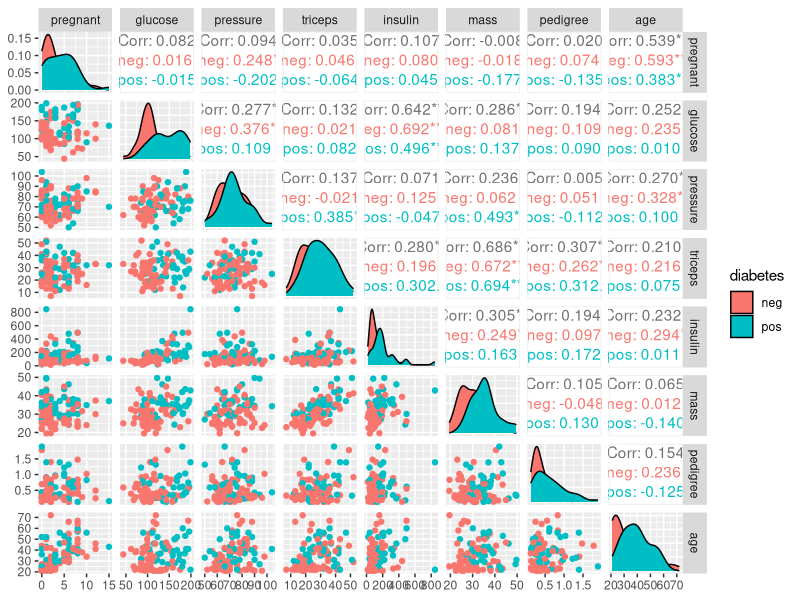
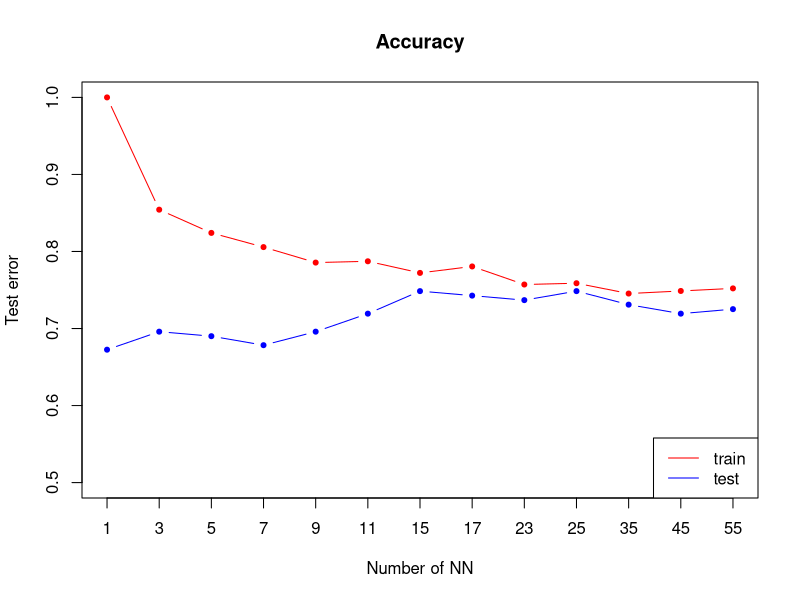
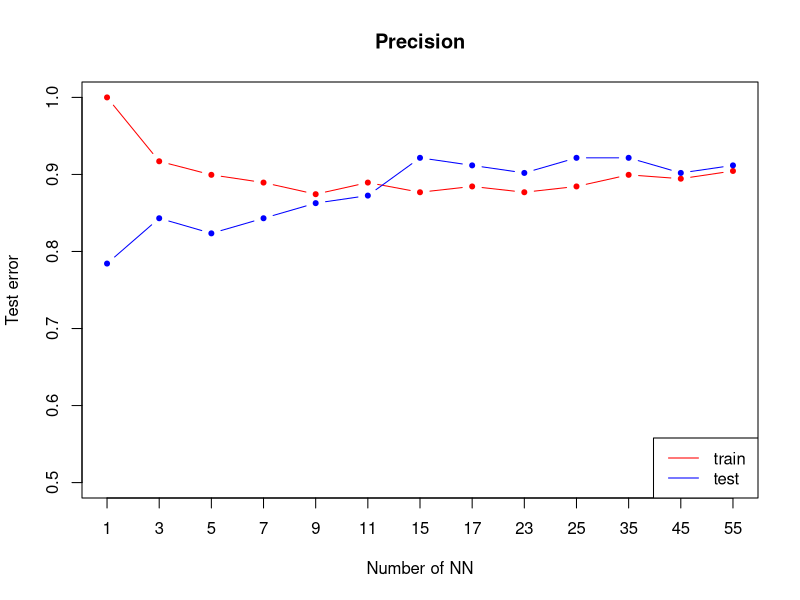
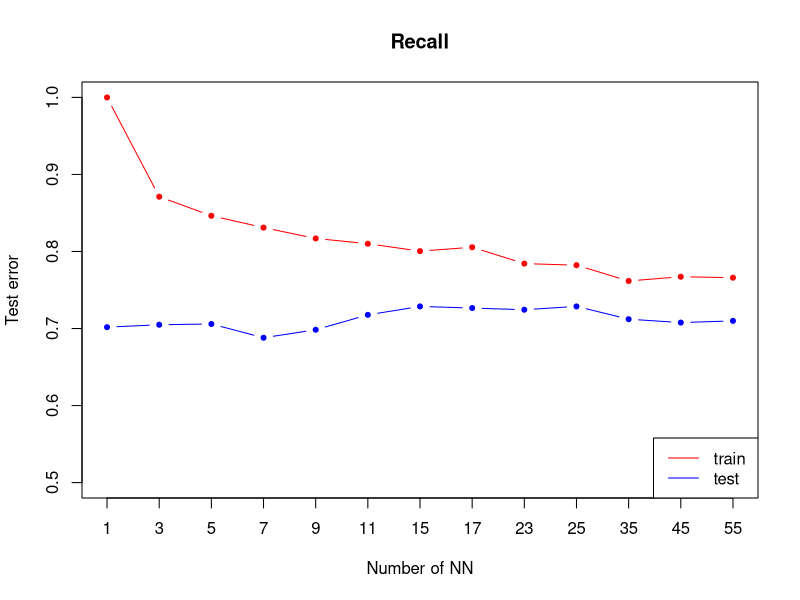
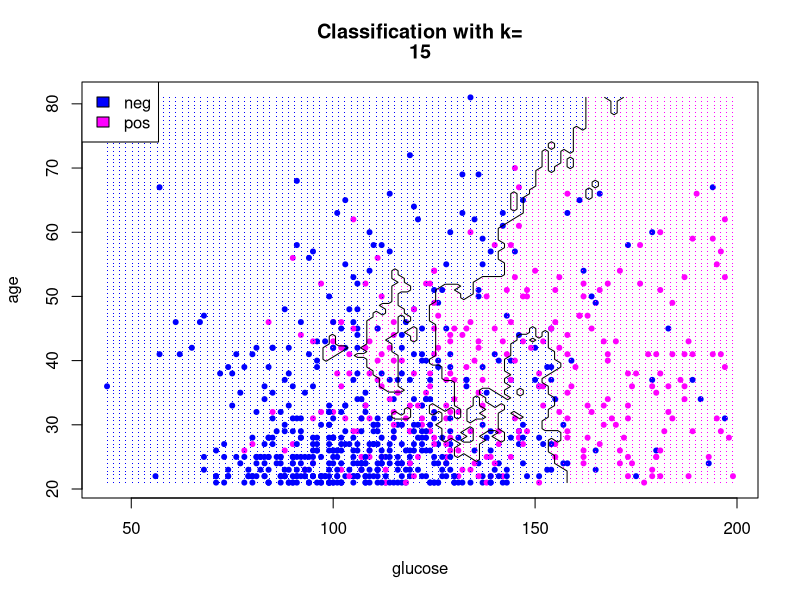
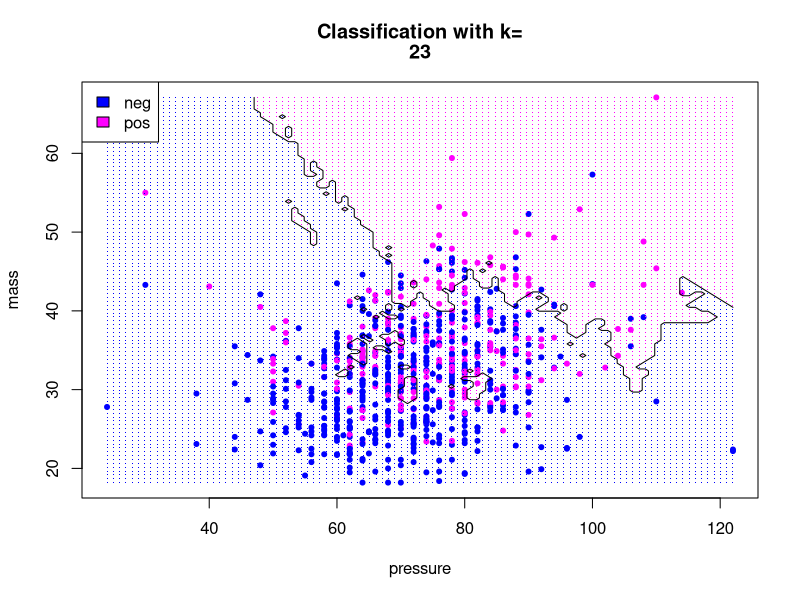
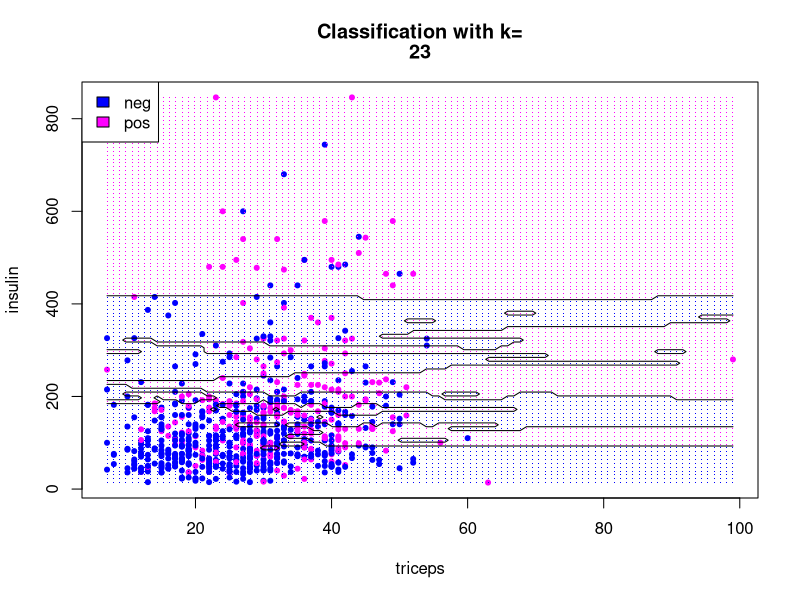
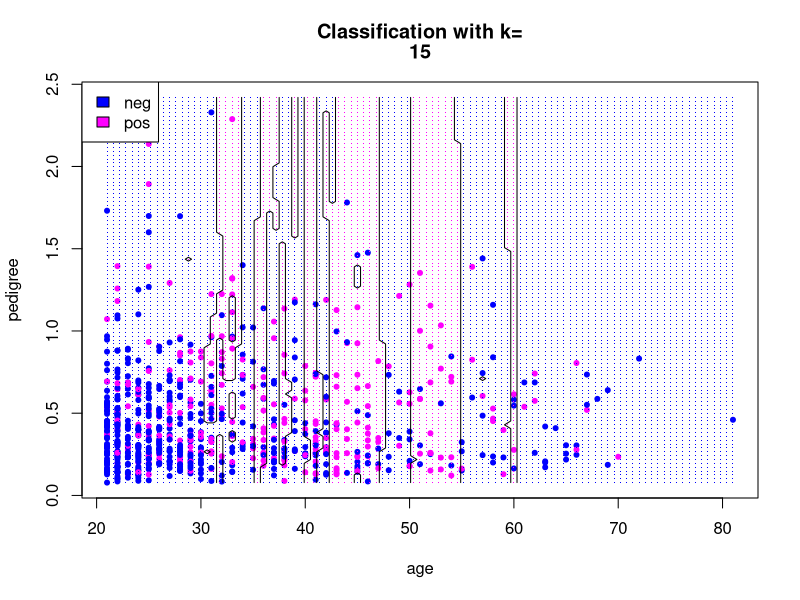

Generate these figures, in order, with R:
## ---- chunk 1
library("mlbench")
library("caTools")
library("class")
library(mice)
library(grid)
library("rpart")
library(GGally)
utils::data("PimaIndiansDiabetes2")
data <- PimaIndiansDiabetes2
## ---- chunk 2
set.seed(101) 
init = mice(data, maxit=0) 
data <- complete(mice(data, method=init$method, predictorMatrix=init$predictorMatrix, m=5))
## ---- chunk 3
p <- ggpairs(data[sample(1:nrow(data),100),], columns = 1:8, ggplot2::aes(colour=diabetes), lower = list(continuous=wrap("points")), progress=FALSE,legend=1)
p
## ---- chunk 4
sample <- sample.split(data, SplitRatio = 0.8)
train <- subset(data, sample == TRUE)
test  <- subset(data, sample == FALSE)
trainDf <- train[, -9]
testDf <- test[,-9]
## ---- chunk 5
#NA2mean <- function(x) replace(x, is.na(x), mean(x, na.rm = TRUE))
#trainDf <- replace(trainDf, TRUE, lapply(trainDf, NA2mean))
#testDf <- replace(testDf, TRUE, lapply(testDf, NA2mean))
#pred.classes <- knn(trainDf, testDf, train$diabetes, k=5)
#testDf <- cbind(testDf,pred.classes)
## ---- chunk 6
ks <- c(1,3,5,7,9,11,15,17,23,25,35,45,55)# nearest neighbours to try
nks <- length(ks)
accuracy.train <- numeric(length=nks)
accuracy.test <- numeric(length=nks)
precision.train <- numeric(length=nks)
precision.test <- numeric(length=nks)
recall.train <- numeric(length=nks)
recall.test <- numeric(length=nks)
## ---- chunk 7
for (i in seq(along=ks)) {
mod.train <- knn(trainDf,trainDf,k=ks[i],cl=train$diabetes)
confussionMatrixTrain = table(mod.train, train$diabetes)
accuracy.train[i] = sum(mod.train == train$diabetes)/length(train$diabetes)
precision.train[i] = confussionMatrixTrain[1,1]/sum(confussionMatrixTrain[,1])
recall.train[i] = confussionMatrixTrain[1,1]/sum(confussionMatrixTrain[1,])
mod.test <- knn(trainDf, testDf[,-9],k= ks[i],cl= train$diabetes)
confussionMatrixTest = table(mod.test, test$diabetes)
accuracy.test[i] = sum(mod.test == test$diabetes)/length(test$diabetes)
precision.test[i] = confussionMatrixTest[1,1]/sum(confussionMatrixTest[,1])
recall.test[i] = confussionMatrixTest[1,1]/sum(confussionMatrixTest[1,])
}
## ---- chunk 8
plot(accuracy.train,xlab="Number of NN",ylab="Test error",type="n",xaxt="n", ylim=c(0.5, 1),  main="Accuracy")
axis(1, 1:length(ks), as.character(ks))
lines(accuracy.train,type="b",col='red',pch=20)
lines(accuracy.test,type="b",col='blue',pch=20)
legend("bottomright",lty=1,col=c("red","blue"),legend = c("train ", "test "))
## ---- chunk 9
plot(precision.train,xlab="Number of NN",ylab="Test error",type="n",xaxt="n", ylim=c(0.5, 1),  main="Precision")
axis(1, 1:length(ks), as.character(ks))
lines(precision.train,type="b",col='red',pch=20)
lines(precision.test,type="b",col='blue',pch=20)
legend("bottomright",lty=1,col=c("red","blue"),legend = c("train ", "test "))
## ---- chunk 10
plot(recall.train,xlab="Number of NN",ylab="Test error",type="n",xaxt="n", ylim=c(0.5, 1),  main="Recall")
axis(1, 1:length(ks), as.character(ks))
lines(recall.train,type="b",col='red',pch=20)
lines(recall.test,type="b",col='blue',pch=20)
legend("bottomright",lty=1,col=c("red","blue"),legend = c("train ", "test "))
## ---- chunk 11
col1<-c('blue', 'magenta')
plot.knn <- function(k, indexA, indexB) {
  grid.A <- seq(min(data[,indexA]), max(data[,indexA]), (max(data[,indexA]) - min(data[,indexA])) / 100)
  grid.B <- seq(min(data[,indexB]), max(data[,indexB]), (max(data[,indexB]) - min(data[,indexB])) / 100)
  grid <- expand.grid(grid.A,grid.B)
  colnames(grid) <- colnames(trainDf[, c(indexA, indexB)])
  predicted.classes <- knn(trainDf[, c(indexA, indexB)], grid, train$diabetes, k=k)
  plot(data[, indexA], data[ ,indexB], pch=20, col=col1[as.numeric(data$diabetes)], xlab=colnames(data)[indexA], ylab=colnames(data)[indexB])
  points(grid[, 1], grid[,2], pch='.', col=col1[as.numeric(predicted.classes)])  # draw grid
  legend("topleft", legend=levels(data$diabetes),fill =col1)
  title(c("Classification with k=", k))
  predicted.matrix <- matrix(as.numeric(predicted.classes), length(grid.A), length(grid.B))
  contour(grid.A, grid.B, predicted.matrix, levels=c(1.5), drawlabels=FALSE,add=TRUE)
}
## ---- chunk 12
plot.knn(15, 2, 8)
## ---- chunk 13
plot.knn(23, 3, 6)
## ---- chunk 14
plot.knn(23, 4, 5)
## ---- chunk 15
plot.knn(15, 8, 7)
## ---- chunk 16
res.pca <- prcomp(data[,1:8], scale = TRUE)
plot.knn.pca <- function(k) {
  pca.values <- prcomp(trainDf)$x
  grid.PC1 <- seq(min(pca.values[,1]), max(pca.values[,1]), 5)
  grid.PC2 <- seq(min(pca.values[,2]), max(pca.values[,2]), 1)
  grid <- expand.grid(grid.PC1,grid.PC2)
  colnames(grid) <- c('PC1','PC2')
  predicted.classes <- knn(pca.values[,c(1,2)], grid, train$diabetes, k=k)
  plot(pca.values[,1], pca.values[,2], pch=20, col=col1[as.numeric(train$diabetes)], xlab='PC1', ylab='PC2')
  points(grid$PC1, grid$PC2, pch='.', col=col1[as.numeric(predicted.classes)])  # draw grid
  legend("topleft", legend=levels(data$diabetes),fill =col1)
  title(c("PCA Classification with k=", k))
  
  predicted.matrix <- matrix(as.numeric(predicted.classes), length(grid.PC1), length(grid.PC2))
  contour(grid.PC1, grid.PC2, predicted.matrix, levels=c(1.5), drawlabels=FALSE,add=TRUE)
}
## ---- chunk 17
plot.knn.pca(1)
## ---- chunk 18
plot.knn.pca(7)
## ---- chunk 19
plot.knn.pca(15)
## ---- chunk 20
plot.knn.pca(23)
## ---- chunk 21
plot.knn.pca(50)
## ---- chunk 22
plot.knn.pca(100)
## ---- chunk 23
glm <- glm(diabetes~.,family=binomial(logit),data=train)
summary(glm)
## ---- chunk 24
glm2 <- glm(diabetes~pregnant + glucose + mass + pedigree,family=binomial(logit),data=train)
summary(glm2)
## ---- chunk 25
    predicted.classes.train <- predict(glm2, trainDf, type = "response")
    predicted.classes.train <- sapply(predicted.classes.train, function(x) round(x) + 1)
    confussionMatrixTrain = table(predicted.classes.train, train$diabetes)
    logr.accuracy.train <- (confussionMatrixTrain[1,1] + confussionMatrixTrain[2,2]) / length(predicted.classes.train)
    logr.precision.train <- confussionMatrixTrain[1,1]/sum(confussionMatrixTrain[,1])
    logr.recall.train <- confussionMatrixTrain[1,1]/sum(confussionMatrixTrain[1,])
    
    predicted.classes.test <- predict(glm2, testDf, type = "response")
    predicted.classes.test <- sapply(predicted.classes.test, function(x) round(x) + 1)
    
    confussionMatrixTest <- table(predicted.classes.test, test$diabetes)
    logr.accuracy.test <- (confussionMatrixTest[1,1] + confussionMatrixTest[2,2]) / length(predicted.classes.test)
    logr.precision.test <- confussionMatrixTest[1,1]/sum(confussionMatrixTest[,1])
    logr.recall.test <- confussionMatrixTest[1,1]/sum(confussionMatrixTest[1,])
## ---- chunk 26
plot.logRegression.boundaries <- function(indexA, indexB) {
  grid.A <- seq(min(data[,indexA]), max(data[,indexA]), (max(data[,indexA]) - min(data[,indexA])) / 100)
  grid.B <- seq(min(data[,indexB]), max(data[,indexB]), (max(data[,indexB]) - min(data[,indexB])) / 100)
  grid <- expand.grid(grid.A,grid.B)
  colnames(grid) <- colnames(trainDf[, c(indexA, indexB)])
  
  glm2 <- glm(diabetes~.,family=binomial(logit),data = train[, c(indexA, indexB, 9)])
  predicted.classes <- predict(glm2, grid, type = "response")
  predicted.classes <- lapply(predicted.classes, function(x) round(x) + 1)
  
  plot(data[, indexA], data[ ,indexB], pch=20, col=col1[as.numeric(data$diabetes)], xlab=colnames(data)[indexA], ylab=colnames(data)[indexB])
  
  points(grid[, 1], grid[,2], pch='.', col=col1[as.numeric(predicted.classes)])  # draw grid
  legend("topleft", legend=levels(data$diabetes),fill =col1)
  title(c("Classification with logistic regression"))
  predicted.matrix <- matrix(as.numeric(predicted.classes), length(grid.A), length(grid.B))
  contour(grid.A, grid.B, predicted.matrix, levels=c(1.5), drawlabels=FALSE,add=TRUE)
}
## ---- chunk 27
plot.logRegression.boundaries(2, 8)
## ---- chunk 28
plot.logRegression.boundaries(3, 6)
## ---- chunk 29
plot.logRegression.boundaries(4, 5)
## ---- chunk 30
plot.logRegression.boundaries(8, 7)
## ---- chunk 31
plot.logRegression.pca <- function() {
  pca.values <- prcomp(trainDf)$x
  pca.df <- as.data.frame.matrix(pca.values[,c(1,2)])
  pca.df$diabetes <- train$diabetes
  
  grid.PC1 <- seq(min(pca.values[,1]), max(pca.values[,1]), 5)
  grid.PC2 <- seq(min(pca.values[,2]), max(pca.values[,2]), 1)
  grid <- expand.grid(grid.PC1,grid.PC2)
  colnames(grid) <- c('PC1','PC2')
    
  glm2 <- glm(diabetes~.,family=binomial(logit),data=pca.df)
  predicted.classes <- predict(glm2, grid, type = "response")
  predicted.classes <- lapply(predicted.classes, function(x) round(x) + 1)
  plot(pca.values[,1], pca.values[,2], pch=20, col=col1[as.numeric(train$diabetes)], xlab='PC1', ylab='PC2')
  points(grid$PC1, grid$PC2, pch='.', col=col1[as.numeric(predicted.classes)])  # draw grid
  legend("topleft", legend=levels(data$diabetes),fill =col1)
  title(c("PCA Classification of logistic regression"))
  
  predicted.matrix <- matrix(as.numeric(predicted.classes), length(grid.PC1), length(grid.PC2))
  contour(grid.PC1, grid.PC2, predicted.matrix, levels=c(1.5), drawlabels=FALSE,add=TRUE)
}
plot.logRegression.pca()
## ---- chunk 32
possible_bucket_sizes <- seq(1, 300, 10)
nks <- length(possible_bucket_sizes)
accuracy.train <- numeric(length=nks)
accuracy.test <- numeric(length=nks)
precision.train <- numeric(length=nks)
precision.test <- numeric(length=nks)
recall.train <- numeric(length=nks)
recall.test <- numeric(length=nks)
for(i in seq(1:length(possible_bucket_sizes))){
  cart_model <- rpart(diabetes ~., data = train, method = "class",control = rpart.control(minbucket = possible_bucket_sizes[i]))
  predicted.classes.test <- predict(cart_model, testDf, type = "class")
  predicted.classes.train <- predict(cart_model, trainDf, type = "class")
    confussionMatrixTrain = table(predicted.classes.train, train$diabetes)
    accuracy.train[i] <- mean(predicted.classes.train == train$diabetes)
    precision.train[i] = confussionMatrixTrain[1,1]/sum(confussionMatrixTrain[,1])
    recall.train[i] = confussionMatrixTrain[1,1]/sum(confussionMatrixTrain[1,])
    confussionMatrixTest = table(predicted.classes.test, test$diabetes)
    accuracy.test[i] <- mean(predicted.classes.test == test$diabetes)
    precision.test[i] = confussionMatrixTest[1,1]/sum(confussionMatrixTest[,1])
    recall.test[i] = confussionMatrixTest[1,1]/sum(confussionMatrixTest[1,])
}
## ---- chunk 33
plot(accuracy.train,xlab="Number of items in leafs",ylab="Test error",type="n",xaxt="n", ylim=c(0.5, 1),  main="Accuracy",)
axis(1, 1:length(ks), as.character(ks))
lines(accuracy.train,type="b",col='red',pch=20)
lines(accuracy.test,type="b",col='blue',pch=20)
legend("bottomright",lty=1,col=c("red","blue"),legend = c("train ", "test "))
## ---- chunk 34
plot(precision.train,xlab="Number of items in leafs",ylab="Test error",type="n",xaxt="n", ylim=c(0.5, 1),  main="Precision",)
axis(1, 1:length(ks), as.character(ks))
lines(precision.train,type="b",col='red',pch=20)
lines(precision.test,type="b",col='blue',pch=20)
legend("bottomright",lty=1,col=c("red","blue"),legend = c("train ", "test "))
## ---- chunk 35
plot(recall.train,xlab="Number of items in leafs",ylab="Test error",type="n",xaxt="n", ylim=c(0.5, 1),  main="Recall",)
axis(1, 1:length(ks), as.character(ks))
lines(recall.train,type="b",col='red',pch=20)
lines(recall.test,type="b",col='blue',pch=20)
legend("bottomright",lty=1,col=c("red","blue"),legend = c("train ", "test "))
## ---- chunk 36
plot.treeBoundaries <- function(mb, indexA, indexB) {
  grid.A <- seq(min(data[,indexA]), max(data[,indexA]), (max(data[,indexA]) - min(data[,indexA])) / 100)
  grid.B <- seq(min(data[,indexB]), max(data[,indexB]), (max(data[,indexB]) - min(data[,indexB])) / 100)
  grid <- expand.grid(grid.A,grid.B)
  colnames(grid) <- colnames(trainDf[, c(indexA, indexB)])
  
  cart_model <- rpart(diabetes ~ . , data = train[, c(indexA, indexB, 9)], method = "class",control = rpart.control(minbucket = mb))
  predicted.classes <- predict(cart_model, grid, type = "class")
  
  plot(data[, indexA], data[ ,indexB], pch=20, col=col1[as.numeric(data$diabetes)], xlab=colnames(data)[indexA], ylab=colnames(data)[indexB])
  
  points(grid[, 1], grid[,2], pch='.', col=col1[as.numeric(predicted.classes)])  # draw grid
  legend("topleft", legend=levels(data$diabetes),fill =col1)
  title(c("Classification with minibucket size=", mb))
  predicted.matrix <- matrix(as.numeric(predicted.classes), length(grid.A), length(grid.B))
  contour(grid.A, grid.B, predicted.matrix, levels=c(1.5), drawlabels=FALSE,add=TRUE)
}
## ---- chunk 37
plot.treeBoundaries(23, 2, 8)
## ---- chunk 38
plot.treeBoundaries(23,3, 6)
## ---- chunk 39
plot.treeBoundaries(23,4, 5)
## ---- chunk 40
plot.treeBoundaries(23, 8, 7)
## ---- chunk 41
plot.treeBoundaries.pca <- function(mb) {
  pca.values <- prcomp(trainDf)$x
  pca.df <- as.data.frame.matrix(pca.values[,c(1,2)])
  pca.df$diabetes <- train$diabetes
  
  grid.PC1 <- seq(min(pca.values[,1]), max(pca.values[,1]), 5)
  grid.PC2 <- seq(min(pca.values[,2]), max(pca.values[,2]), 1)
  grid <- expand.grid(grid.PC1,grid.PC2)
  colnames(grid) <- c('PC1','PC2')
    
  cart_model <- rpart(diabetes ~., data = pca.df, method = "class",control = rpart.control(minbucket = mb))
  predicted.classes <- predict(cart_model, grid, type = "class")
  plot(pca.values[,1], pca.values[,2], pch=20, col=col1[as.numeric(train$diabetes)], xlab='PC1', ylab='PC2')
  points(grid$PC1, grid$PC2, pch='.', col=col1[as.numeric(predicted.classes)])  # draw grid
  legend("topleft", legend=levels(data$diabetes),fill =col1)
  title(c("PCA Classification with mini bucket size =", mb))
  
  predicted.matrix <- matrix(as.numeric(predicted.classes), length(grid.PC1), length(grid.PC2))
  contour(grid.PC1, grid.PC2, predicted.matrix, levels=c(1.5), drawlabels=FALSE,add=TRUE)
}
## ---- chunk 42
plot.treeBoundaries.pca(1)
## ---- chunk 43
plot.treeBoundaries.pca(7)
## ---- chunk 44
plot.treeBoundaries.pca(15)
## ---- chunk 45
plot.treeBoundaries.pca(23)
## ---- chunk 46
plot.treeBoundaries.pca(35)
## ---- chunk 47
plot.treeBoundaries.pca(50)
## ---- chunk 48
ml<-lm(as.numeric(diabetes)~pregnant+glucose+pressure+triceps+insulin+mass+pedigree+age, data=train)
summary(ml)
## ---- chunk 49
ml2<-lm(as.numeric(diabetes)~pregnant+glucose+ mass+pedigree, data=train)
summary(ml2)
## ---- chunk 50
    predicted.classes.train <- predict(ml2, trainDf, type = "response")
    predicted.classes.train <- sapply(predicted.classes.train, function(x) round(x))
    confussionMatrixTrain = table(predicted.classes.train, train$diabetes)
    linreg.accuracy.train <- (confussionMatrixTrain[1,1] + confussionMatrixTrain[2,2]) / length(predicted.classes.train)
    linreg.precision.train <- confussionMatrixTrain[1,1]/sum(confussionMatrixTrain[,1])
    linreg.recall.train <- confussionMatrixTrain[1,1]/sum(confussionMatrixTrain[1,])
    
    predicted.classes.test <- predict(ml2, testDf, type = "response")
    predicted.classes.test <- sapply(predicted.classes.test, function(x) round(x))
    
    confussionMatrixTest <- table(predicted.classes.test, test$diabetes)
    linreg.accuracy.test <- (confussionMatrixTest[1,1] + confussionMatrixTest[2,2]) / length(predicted.classes.test)
    linreg.precision.test <- confussionMatrixTest[1,1]/sum(confussionMatrixTest[,1])
    linreg.recall.test <- confussionMatrixTest[1,1]/sum(confussionMatrixTest[1,])
## ---- chunk 51
plot.linreg.boundaries <- function(indexA, indexB) {
  grid.A <- seq(min(data[,indexA]), max(data[,indexA]), (max(data[,indexA]) - min(data[,indexA])) / 100)
  grid.B <- seq(min(data[,indexB]), max(data[,indexB]), (max(data[,indexB]) - min(data[,indexB])) / 100)
  grid <- expand.grid(grid.A,grid.B)
  colnames(grid) <- colnames(trainDf[, c(indexA, indexB)])
  
  ml <- lm(as.numeric(diabetes)~.,data = train[, c(indexA, indexB, 9)])
  predicted.classes <- round(predict(ml, grid, type = "response"))
  
  plot(data[, indexA], data[ ,indexB], pch=20, col=col1[as.numeric(data$diabetes)], xlab=colnames(data)[indexA], ylab=colnames(data)[indexB])
  
  points(grid[, 1], grid[,2], pch='.', col=col1[as.numeric(predicted.classes)])  # draw grid
  legend("topleft", legend=levels(data$diabetes),fill =col1)
  title(c("Classification with linear regression"))
  predicted.matrix <- matrix(predicted.classes, length(grid.A), length(grid.B))
  contour(grid.A, grid.B, predicted.matrix, levels=c(1.5), drawlabels=FALSE,add=TRUE)
}
## ---- chunk 52
plot.linreg.boundaries(2, 8)
## ---- chunk 53
plot.linreg.boundaries(3, 6)
## ---- chunk 54
plot.linreg.boundaries(4, 5)
## ---- chunk 55
plot.linreg.boundaries(8, 7)
## ---- chunk 56
plot.linreg.pca <- function() {
  pca.values <- prcomp(trainDf)$x
  pca.df <- as.data.frame.matrix(pca.values[,c(1,2)])
  pca.df$diabetes <- train$diabetes
  
  grid.PC1 <- seq(min(pca.values[,1]), max(pca.values[,1]), 5)
  grid.PC2 <- seq(min(pca.values[,2]), max(pca.values[,2]), 1)
  grid <- expand.grid(grid.PC1,grid.PC2)
  colnames(grid) <- c('PC1','PC2')
    
  ml <- lm(as.numeric(diabetes)~.,data=pca.df)
  predicted.classes <- round(predict(ml, grid, type = "response"))
  plot(pca.values[,1], pca.values[,2], pch=20, col=col1[as.numeric(train$diabetes)], xlab='PC1', ylab='PC2')
  points(grid$PC1, grid$PC2, pch='.', col=col1[as.numeric(predicted.classes)])  # draw grid
  legend("topleft", legend=levels(data$diabetes),fill =col1)
  title(c("PCA classification of linear regression"))
  
  predicted.matrix <- matrix(as.numeric(predicted.classes), length(grid.PC1), length(grid.PC2))
  contour(grid.PC1, grid.PC2, predicted.matrix, levels=c(1.5), drawlabels=FALSE,add=TRUE)
}
plot.linreg.pca()
